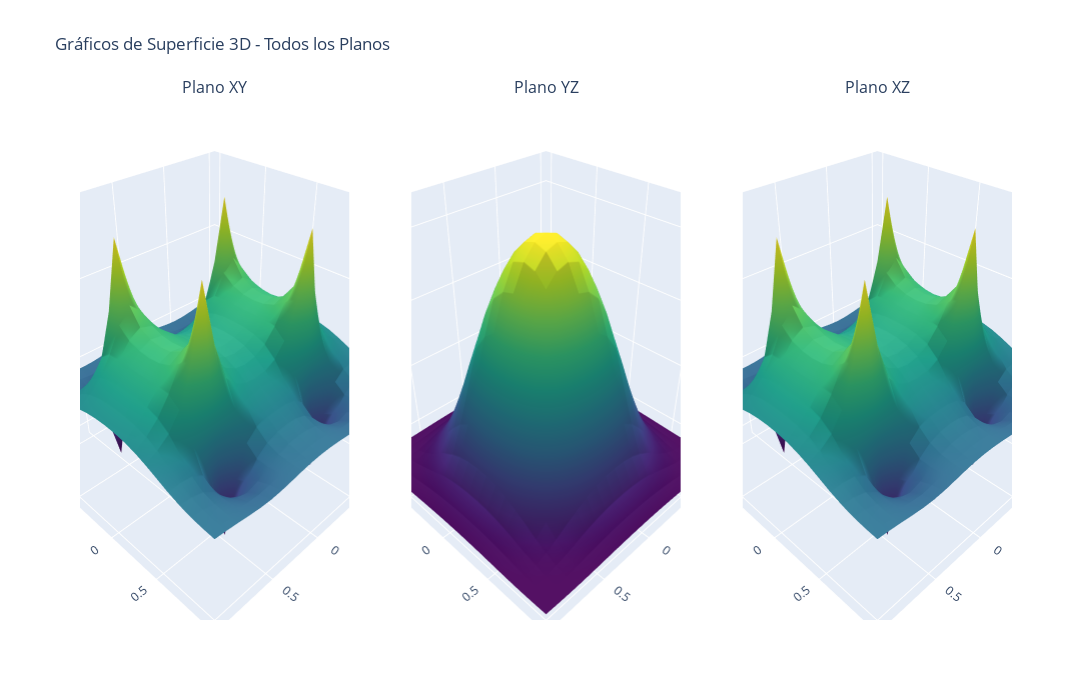

Source (notebook cell):
### Code cell
# Leer el archivo CSV
#x_coil_results_s = pd.read_csv('/home/iaapp/brayan/Helmholtz/x_coil_results_s.csv')

hplot.simple_3d_surface_plot(x_coil_results_s)

#hplot.plot_magnetic_field(x_coil_results_s)

### Figure 1 — Plotly figure (JSON) as saved in the notebook; plotly's stock layout.template omitted (floating-point values rounded to 4 significant figures; data arrays with more than 128 entries replaced by an {"elided": "..."} marker saying what was removed)
{"data": [{"colorscale": [[0, "#440154"], [0.1111, "#482878"], [0.2222, "#3e4989"], [0.3333, "#31688e"], [0.4444, "#26828e"], [0.5556, "#1f9e89"], [0.6667, "#35b779"], [0.7778, "#6ece58"], [0.8889, "#b5de2b"], [1, "#fde725"]], "scene": "scene", "showscale": false, "type": "surface", "x": {"elided": "22x22 float values"}, "y": {"elided": "22x22 float values"}, "z": {"elided": "22x22 float values"}}, {"colorscale": [[0, "#440154"], [0.1111, "#482878"], [0.2222, "#3e4989"], [0.3333, "#31688e"], [0.4444, "#26828e"], [0.5556, "#1f9e89"], [0.6667, "#35b779"], [0.7778, "#6ece58"], [0.8889, "#b5de2b"], [1, "#fde725"]], "scene": "scene2", "showscale": false, "type": "surface", "x": {"elided": "22x22 float values"}, "y": {"elided": "22x22 float values"}, "z": {"elided": "22x22 float values"}}, {"colorscale": [[0, "#440154"], [0.1111, "#482878"], [0.2222, "#3e4989"], [0.3333, "#31688e"], [0.4444, "#26828e"], [0.5556, "#1f9e89"], [0.6667, "#35b779"], [0.7778, "#6ece58"], [0.8889, "#b5de2b"], [1, "#fde725"]], "scene": "scene3", "showscale": false, "type": "surface", "x": {"elided": "22x22 float values"}, "y": {"elided": "22x22 float values"}, "z": {"elided": "22x22 float values"}}], "layout": {"annotations": [{"font": {"size": 16}, "showarrow": false, "text": "Plano XY", "x": 0.1444, "xanchor": "center", "xref": "paper", "y": 1, "yanchor": "bottom", "yref": "paper"}, {"font": {"size": 16}, "showarrow": false, "text": "Plano YZ", "x": 0.5, "xanchor": "center", "xref": "paper", "y": 1, "yanchor": "bottom", "yref": "paper"}, {"font": {"size": 16}, "showarrow": false, "text": "Plano XZ", "x": 0.8556, "xanchor": "center", "xref": "paper", "y": 1, "yanchor": "bottom", "yref": "paper"}], "height": 700, "scene": {"domain": {"x": [0, 0.2889], "y": [0, 1]}}, "scene2": {"domain": {"x": [0.3556, 0.6444], "y": [0, 1]}}, "scene3": {"domain": {"x": [0.7111, 1], "y": [0, 1]}}, "showlegend": false, "title": {"text": "Gráficos de Superficie 3D - Todos los Planos"}, "width": 1800}}
